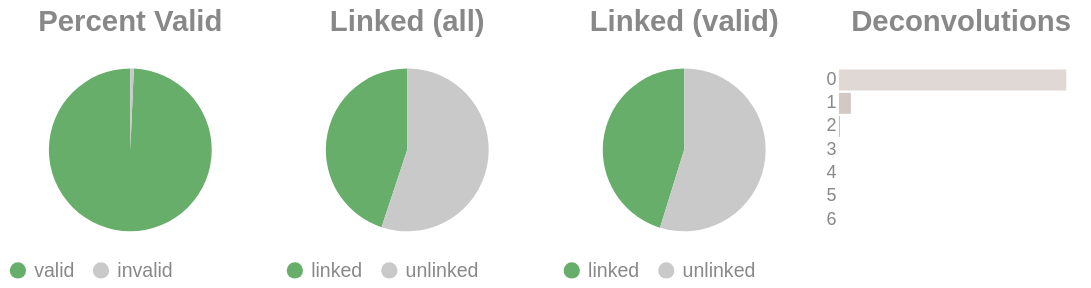

Notebook code for this chart:
### Code cell
if SKIPLR:
    pass
else:
    clash = Counter()
    for i in valids['molecule'].to_list():
        _mol = i.split("-")
        if len(_mol) == 1:
            clash.update('0')
        else:
            clash.update(_mol[-1])

    _d = {"deconvolutions": [], 'count': []}
    for k,v in clash.items():
        _d['deconvolutions'].append(k)
        _d['count'].append(v)

    tot_valid = valids['reads'].sum()
    mask = valids['reads'] >= 2
    n_linked_reads = valids.filter(mask)['reads'].sum()
    if n_linked_reads == 0:
        print_html("No linked molecules (>=2 reads) were detected; skipping linked-only distributions.")
        SKIPLR = True
    else:
        perc_valid = round(tot_valid / n_reads, 4)
        linked_perc_abs = round(n_linked_reads / n_reads, 4)
        linked_perc = round(n_linked_reads / tot_valid, 4)

    _valid = pl.DataFrame({"valids": ['valid', 'invalid'], "count": [tot_valid, n_reads - tot_valid]})
    _linked_abs = pl.DataFrame({"linked (absolute)": ['linked', 'unlinked'], "count": [n_linked_reads, n_reads - n_linked_reads]})
    _linked_rel = pl.DataFrame({"linked (valids)": ['linked', 'unlinked'], "count": [n_linked_reads, tot_valid - n_linked_reads]})

    (
        alt.hconcat(
            piechart(_valid, goodval = 'valid', title = "Percent Valid"),
            piechart(_linked_abs, goodval = "linked", title =  "Linked (all)"),
            piechart(_linked_rel, goodval = "linked", title =  "Linked (valid)"),
            convolutionbar(pl.DataFrame(_d), title = "Deconvolutions"),
            center = True,
            bounds = 'flush'
        )
        .resolve_scale(color='independent')
        .resolve_legend('independent')
        .properties(usermeta={'embedOptions': {"actions": False}})
    ).display()

### Figure 1 — Vega-Lite specification as saved in the notebook (floating-point values rounded to 4 significant figures)
{"width": "container", "height": 400, "config": {"title": {"anchor": "start", "dy": -15, "fontSize": 18, "color": "#888888", "subtitleColor": "#888888", "subtitleFontSize": 14}, "arc": {"fill": "#0072B2"}, "axis": {"domainColor": "#888888", "domainWidth": 0.5, "gridWidth": 0.2, "grid": false, "titleFontWeight": 400, "titleFontSize": 15, "labelFontSize": 11, "labelColor": "#888888", "tickColor": "#888888", "tickWidth": 0.2, "titleColor": "#888888"}, "axisBand": {"grid": false}, "axisX": {"grid": true, "tickSize": 10, "domainCap": "round"}, "axisY": {"domain": false, "grid": true, "tickSize": 0, "domainCap": "round"}, "background": "transparent", "header": {"labelFontSize": 15, "labelColor": "#888888", "titleFontSize": 15, "titleFontWeight": 600, "titleColor": "#888888"}, "legend": {"labelFont": "sans-serif", "labelFontSize": 12, "labelColor": "#888888", "symbolSize": 100, "symbolType": "circle", "titleFontSize": 12, "titlePadding": 10, "titleColor": "#888888", "title": null}, "range": {"category": ["#E69F00", "#56B4E9", "#009E73", "#F0E442", "#0072B2", "#D55E00", "#CC79A7", "#000000"], "diverging": ["#cfe8f3", "#a2d4ec", "#73bfe2", "#46abdb", "#1696d2", "#12719e"]}, "area": {"fill": "#0072B2", "fillOpacity": 0.7, "line": true, "strokeOpacity": 0.7}, "line": {"color": "#0072B2", "stroke": "#0072B2", "strokeWidth": 2}, "trail": {"color": "#0072B2", "stroke": "#0072B2", "strokeWidth": 0, "size": 1}, "point": {"filled": true, "fillOpacity": 1.0, "size": 95}, "text": {"color": "#888888", "fontSize": 11, "align": "right", "fontWeight": 400, "size": 11}, "bar": {"fill": "#0072B2", "stroke": null}, "view": {"stroke": null, "continuousWidth": 660, "continuousHeight": 400}}, "hconcat": [{"data": {"name": "data-19059dd9c6e1fcf4643662b4f5b8745d"}, "mark": {"type": "arc"}, "encoding": {"color": {"field": "valids", "legend": {"orient": "bottom", "title": null}, "scale": {"domain": ["valid", "invalid"], "range": ["#68ae6b", "#C9C9C9"]}, "title": "Valids", "type": "nominal"}, "theta": {"field": "count", "type": "quantitative"}, "tooltip": [{"field": "valids", "title": "Valids", "type": "ordinal"}, {"field": "percent", "format": ".2%", "title": "Percent", "type": "quantitative"}, {"field": "count", "title": "Count", "type": "quantitative"}]}, "height": 100, "title": {"text": "Percent Valid", "align": "center", "anchor": "middle"}, "transform": [{"calculate": "datum.count / 13794543", "as": "percent"}], "width": 150}, {"data": {"name": "data-033213a7c961e62c259821e6028fefaa"}, "mark": {"type": "arc"}, "encoding": {"color": {"field": "linked (absolute)", "legend": {"orient": "bottom", "title": null}, "scale": {"domain": ["linked", "unlinked"], "range": ["#68ae6b", "#C9C9C9"]}, "title": "Linked (Absolute)", "type": "nominal"}, "theta": {"field": "count", "type": "quantitative"}, "tooltip": [{"field": "linked (absolute)", "title": "Linked (Absolute)", "type": "ordinal"}, {"field": "percent", "format": ".2%", "title": "Percent", "type": "quantitative"}, {"field": "count", "title": "Count", "type": "quantitative"}]}, "height": 100, "title": {"text": "Linked (all)", "align": "center", "anchor": "middle"}, "transform": [{"calculate": "datum.count / 13794543", "as": "percent"}], "width": 150}, {"data": {"name": "data-8ee65dbb9608cc639cbe148c64f8041a"}, "mark": {"type": "arc"}, "encoding": {"color": {"field": "linked (valids)", "legend": {"orient": "bottom", "title": null}, "scale": {"domain": ["linked", "unlinked"], "range": ["#68ae6b", "#C9C9C9"]}, "title": "Linked (Valids)", "type": "nominal"}, "theta": {"field": "count", "type": "quantitative"}, "tooltip": [{"field": "linked (valids)", "title": "Linked (Valids)", "type": "ordinal"}, {"field": "percent", "format": ".2%", "title": "Percent", "type": "quantitative"}, {"field": "count", "title": "Count", "type": "quantitative"}]}, "height": 100, "title": {"text": "Linked (valid)", "align": "center", "anchor": "middle"}, "transform": [{"calculate": "datum.count / 13699326", "as": "percent"}], "width": 150}, {"data": {"name": "data-8ca6f314c5bf3090d673fbcc92851fa9"}, "mark": {"type": "bar"}, "encoding": {"color": {"field": "deconvolutions", "legend": null, "scale": {"scheme": "lightgreyred"}, "type": "nominal"}, "tooltip": [{"field": "deconvolutions", "title": "Deconvolutions", "type": "ordinal"}, {"field": "percent", "format": ".2%", "title": "Percent", "type": "quantitative"}, {"field": "count", "title": "Count", "type": "quantitative"}], "x": {"axis": null, "field": "count", "type": "quantitative"}, "y": {"field": "deconvolutions", "sort": "ascending", "title": null, "type": "nominal"}}, "height": 100, "title": {"text": "Deconvolutions", "align": "center", "anchor": "middle"}, "transform": [{"calculate": "datum.count / 9836207", "as": "percent"}], "width": 150}], "bounds": "flush", "center": true, "resolve": {"legend": {"angle": "independent"}, "scale": {"color": "independent"}}, "usermeta": {"embedOptions": {"actions": false}}, "$schema": "https://vega.github.io/schema/vega-lite/v6.1.0.json", "datasets": {"data-19059dd9c6e1fcf4643662b4f5b8745d": [{"valids": "valid", "count": 13699326}, {"valids": "invalid", "count": 95217}], "data-033213a7c961e62c259821e6028fefaa": [{"linked (absolute)": "linked", "count": 6191846}, {"linked (absolute)": "unlinked", "count": 7602697}], "data-8ee65dbb9608cc639cbe148c64f8041a": [{"linked (valids)": "linked", "count": 6191846}, {"linked (valids)": "unlinked", "count": 7507480}], "data-8ca6f314c5bf3090d673fbcc92851fa9": [{"deconvolutions": "0", "count": 9304453}, {"deconvolutions": "1", "count": 488902}, {"deconvolutions": "2", "count": 38735}, {"deconvolutions": "3", "count": 3698}, {"deconvolutions": "4", "count": 360}, {"deconvolutions": "5", "count": 53}, {"deconvolutions": "6", "count": 6}]}}
